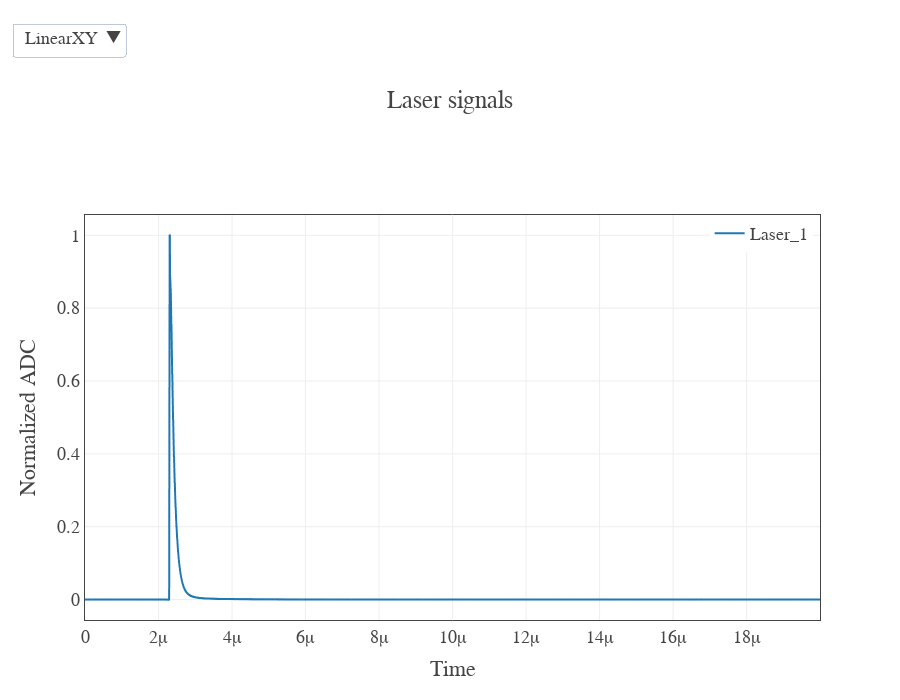

Notebook cell for this chart:
### Code cell
fig_laser = px.line(df_laser, x="Time", y=["Laser"], height=700, width = 900, line_shape = "hv", log_y = False, template="presentation")
fig_laser.update_traces(line_width=2) # Modifica el grosor de las líneas
custom_legend_name(fig_laser,["Laser_1"])
custom_plotly_layout(fig_laser,"Time","Normalized ADC","Laser signals").show()

### Figure 1 — Plotly figure (JSON) as saved in the notebook; plotly's stock layout.template omitted (floating-point values rounded to 4 significant figures; data arrays with more than 128 entries replaced by an {"elided": "..."} marker saying what was removed)
{"data": [{"hovertemplate": "variable=Laser<br>Time=%{x}<br>value=%{y}<extra></extra>", "legendgroup": "Laser", "line": {"color": "#1F77B4", "dash": "solid", "shape": "hv", "width": 2}, "marker": {"symbol": "circle"}, "mode": "lines", "name": "Laser_1", "showlegend": true, "type": "scattergl", "x": {"elided": "5000 float values"}, "xaxis": "x", "y": {"elided": "5000 float values"}, "yaxis": "y"}], "layout": {"barmode": "stack", "font": {"family": "serif"}, "height": 700, "legend": {"title": {"text": ""}, "tracegroupgap": 0, "x": 0.99, "xanchor": "right", "yanchor": "top"}, "margin": {"t": 60}, "showlegend": true, "title": {"text": "Laser signals"}, "updatemenus": [{"buttons": [{"args": [{"xaxis.type": "linear", "yaxis.type": "linear"}], "label": "LinearXY", "method": "relayout"}, {"args": [{"xaxis.type": "log", "yaxis.type": "log"}], "label": "LogXY", "method": "relayout"}, {"args": [{"xaxis.type": "linear", "yaxis.type": "log"}], "label": "LogY", "method": "relayout"}, {"args": [{"xaxis.type": "log", "yaxis.type": "linear"}], "label": "LogX", "method": "relayout"}], "direction": "down", "pad": {"r": 10, "t": 10}, "showactive": true, "x": -0.1, "xanchor": "left", "y": 1.5, "yanchor": "top"}], "width": 900, "xaxis": {"anchor": "y", "domain": [0, 1], "mirror": true, "showline": true, "title": {"text": "Time"}, "zeroline": false}, "yaxis": {"anchor": "x", "domain": [0, 1], "mirror": true, "showline": true, "title": {"text": "Normalized ADC"}, "zeroline": false}}}
